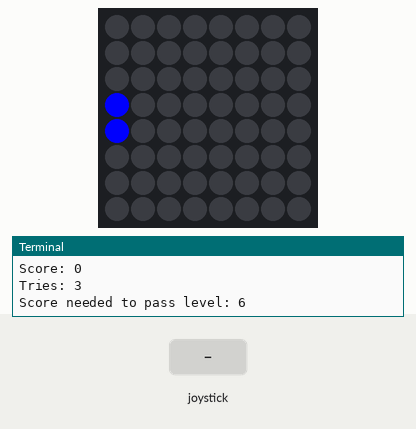
Recording of a program running on a simulated Raspberry Pi (BCM pin numbers) with a Sense HAT. On the bench: the Sense HAT's 8×8 RGB LED matrix, the last lines printed to the terminal. Inputs (shaded band) come from the test bench. Random numbers come from a fixed seed; the 64×8 strip is a reading aid, not a part: it shows the text the matrix is scrolling, unrolled, one strip-width of it at a time; the interpreter's speed is modelled, so counts of loop turns are approximate.

Above: at 7.6 s.
7.7 s: joystick pushed down
At 9.0 s:
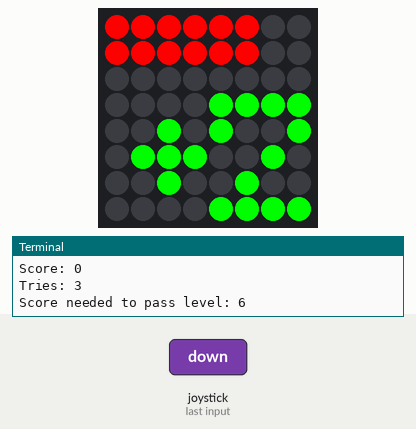
10.6 s: joystick pushed up
At 10.89 s:
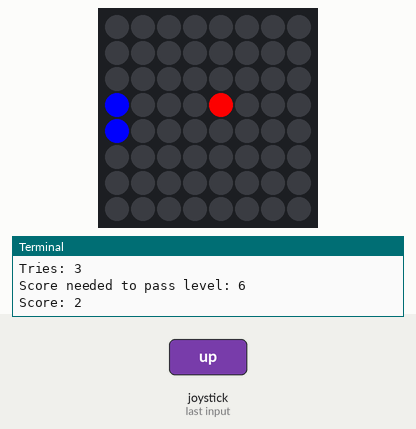
13.9 s: joystick pushed down
At 14.48 s:
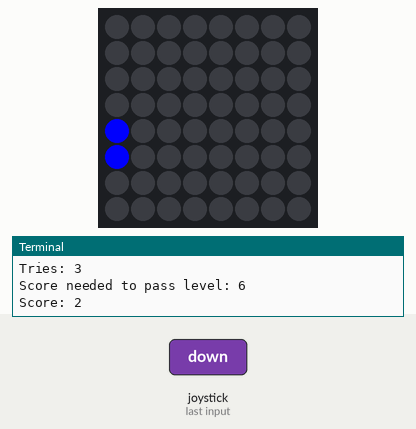
20.2 s: joystick pushed up
At 20.48 s:
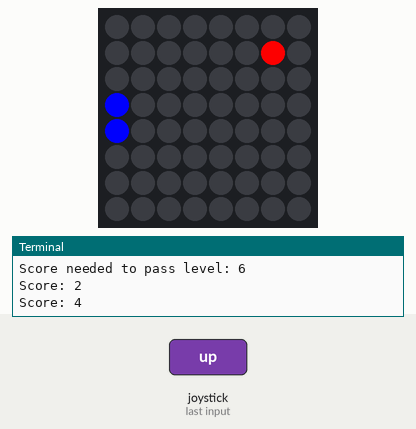
24.1 s: joystick pushed down
At 24.55 s:
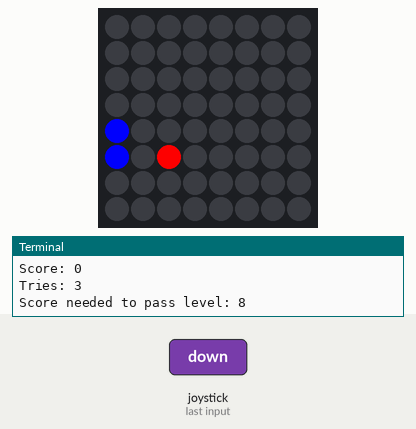
27.1 s: joystick pushed up
At 31.9 s:
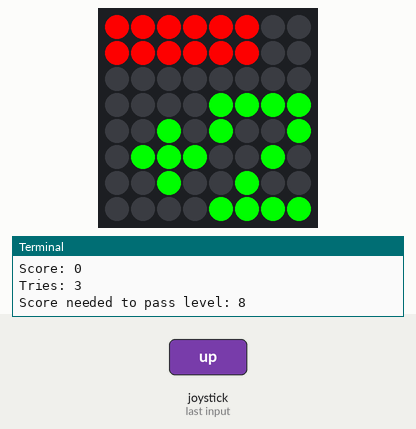

The program:

main.py
```python
from sense_hat import SenseHat
from time import sleep
import random


sense = SenseHat()
level = 0
r = [255,0,0]
g = [0,255,0]
b = [0,0,0]
w = [255,255,255]
plus_2 = [
  b,b,b,b,b,b,b,b,
  b,b,b,b,b,b,b,b,
  b,b,b,b,b,b,b,b,
  b,b,b,b,g,g,g,g,
  b,b,g,b,g,b,b,g,
  b,g,g,g,b,b,g,b,
  b,b,g,b,b,g,b,b,
  b,b,b,b,g,g,g,g,
  ]
minus_2 = [
  b,b,b,b,b,b,b,b,
  b,b,b,b,b,b,b,b,
  b,b,b,b,b,b,b,b,
  b,b,b,b,g,g,g,g,
  b,b,b,b,g,b,b,g,
  b,g,g,g,b,b,g,b,
  b,b,b,b,b,g,b,b,
  b,b,b,b,g,g,g,g,
  ]

class Catcher:
  def __init__(self):
    self.x = 0
    self.y = 3
    self.len = 2
    self.score = 0
    self.tries = 3
    self.score_needed = 6

  def display(self):
    blue = [0,0,255]
    sense.clear()
    if 0 <= level < 2:
      sense.set_pixel(self.x,self.y,blue)
      sense.set_pixel(self.x,self.y+1,blue)
    elif 2 <= level <= 4:
      if self.y > 5:
        self.y = 5
      self.len = 3
      sense.set_pixel(self.x,self.y,blue)
      sense.set_pixel(self.x,self.y+1,blue)
      sense.set_pixel(self.x,self.y+2,blue)
    sleep(.2)

  def increment(self):
    global level
    if self.score == self.score_needed:
      level += 1
      print('------------------------\nLevel: ' + str(level + 1))
      if level < 5:
        self.score = 0
        print('Score: ' + str(self.score))
        if 0 <= level < 2:
          self.tries = 3
        elif 2 <= level < 4:
          self.tries = 1
        elif level == 4:
          self.tries = 2
        print('Tries: ' + str(self.tries))
        self.score_needed = 6 + 2*level
        print('Score needed to pass level: ' + str(self.score_needed))

  def run(self):
    self.display()
    for event in sense.stick.get_events():
      if event.action == "pressed":
        if event.direction == "up" and self.y > 0:
          self.y -= 1
        elif event.direction == "down" and self.y < 6:
          self.y += 1
    self.increment()
    self.display()

catcher = Catcher()

class Ball:
  def __init__(self):
    self.reset()
    self.speed = 0.15

  def display(self, color):
    if 0 <= self.x < 8 and 0 <= self.y < 8:
      sense.set_pixel(self.x,self.y,color)

  def reset(self):
    self.x = 7
    self.y = random.randint(0,7)
    self.xvel = -1
    self.yvel = 1

  def health_bar(self, ls):
    if 0 <= level < 2:
      tries = 3
    elif 2 <= level < 4:
      tries = 1
    elif level == 4:
      tries = 2
    for i in range(tries*2):
      if ls[i] != r:
        ls[i] = w
    for i in range(8,9+(tries*2)-1):
      if ls[i] != r:
        ls[i] = w

  def move(self):
    global level
    if self.x <= 7 and self.x > 0:
      self.x += self.xvel
      if self.x in (0,7):
        self.xvel = -self.xvel
      self.y += self.yvel
      if self.y in (0,7):
        self.yvel = -self.yvel
      if self.x == 1 and catcher.y - 1 <= self.y <= catcher.y + catcher.len:
        self.xvel = -self.xvel
        catcher.score += 2
        for i in range(catcher.tries*2):
          plus_2[i] = r
          plus_2[i+8] = r
        self.health_bar(plus_2)
        sense.set_pixels(plus_2)
        sleep(.75)
        for index, letter in enumerate(plus_2):
            if letter in (r, w):
                plus_2[index] = b
        print('Score: ' + str(catcher.score))
      if catcher.score == catcher.score_needed:
        if self.speed > 0.075 and level < 3:
          self.speed *= .5
        elif level == 3:
          self.speed == 0.075
        else:
          self.speed = 0.15
    else:
      catcher.score -= 2
      catcher.tries -= 1
      for i in range(catcher.tries*2):
        minus_2[i] = r
        minus_2[i+8] = r
      self.health_bar(minus_2)
      sense.set_pixels(minus_2)
      sleep(.75)
      for index, letter in enumerate(minus_2):
            if letter in (r, w):
                minus_2[index] = b
      if catcher.tries == 1:
        sense.show_message('One try left ', text_colour = [255,255,255], scroll_speed = 0.02)
      print('Score: ' + str(catcher.score))
      print('Tries: ' + str(catcher.tries))
      self.reset()

  def run(self, color):
    self.move()
    self.display(color)
    sleep(self.speed)


ball = Ball()


second_ball = None
third_ball = None
def new_ball():
  ball = Ball()
  return ball


game_on = True
level_up_msgs = 0

def initilize():
  sense.show_message('Pong', text_colour = [255,255,255], scroll_speed = 0.04)
  sleep(.5)
  for i in range(3,0,-1):
    sense.show_message(str(i), text_colour = [255,255,255], scroll_speed = 0.06)
  sleep(1)
  print('Score: ' + str(catcher.score))
  print('Tries: ' + str(catcher.tries))
  print('Score needed to pass level: ' + str(catcher.score_needed))


balls = [ball]

initilize()
while game_on:

  catcher.run()
  ball.run([255,0,0])

  if 2 <= level < 4 and second_ball == None:
    second_ball = new_ball()
    balls.append(second_ball)
  if level == 4 and third_ball == None:
    third_ball = new_ball()
    balls.append(third_ball)
  if second_ball != None:
    second_ball.run([0,255,0])
  if third_ball != None:
    third_ball.run([230,230,250])

  n = 0
  while n < len(balls):
    indices = [i for i, x in enumerate(balls) if x != balls[n]]
    for ball_ind in indices:
      if abs(balls[n].x-balls[ball_ind].x) == 1 or abs(balls[n].y-balls[ball_ind].y) == 1:
        balls[n].xvel = -balls[n].xvel
        balls[ball_ind].xvel = -balls[ball_ind].xvel
    n += 1

  if level_up_msgs < level and level != 5:
    sense.show_message('Level up!', text_colour = [255,255,255], scroll_speed = 0.03)
    level_up_msgs += 1
    if level == 2:
      sleep(.5)
      sense.show_message('One try!', text_colour = [255,255,255], scroll_speed = 0.03)
    elif level == 4:
      sleep(.5)
      sense.show_message('Last round', text_colour = [255,255,255], scroll_speed = 0.03)

  if level == 5:
    game_on = False
    sense.show_message('You Win!', text_colour = [255,255,255], scroll_speed = 0.03)

  if catcher.tries == 0:
    game_on = False
    sense.show_message('GAME OVER', text_colour = [255,255,255], scroll_speed = 0.03)

  if not game_on:
    sense.show_message('Score: ' + str(catcher.score), text_colour = [255,255,255], scroll_speed = 0.03)
    sleep(2)
    level = 0
    level_up_msgs = 0
    game_on = True
    catcher = Catcher()
    ball = Ball()
    initilize()
```
